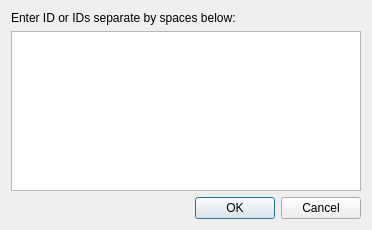
<?xml version="1.0" encoding="UTF-8"?>
<ui version="4.0">
 <class>QuickSelectDialog</class>
 <widget class="QDialog" name="QuickSelectDialog">
  <property name="geometry">
   <rect>
    <x>0</x>
    <y>0</y>
    <width>372</width>
    <height>230</height>
   </rect>
  </property>
  <property name="windowTitle">
   <string>Quick Select</string>
  </property>
  <layout class="QGridLayout" name="gridLayout">
   <item row="1" column="0">
    <widget class="QTextEdit" name="textSelect">
     <property name="font">
      <font>
       <pointsize>16</pointsize>
       <weight>75</weight>
       <bold>true</bold>
      </font>
     </property>
     <property name="acceptRichText">
      <bool>false</bool>
     </property>
    </widget>
   </item>
   <item row="2" column="0">
    <widget class="QDialogButtonBox" name="buttonBox">
     <property name="orientation">
      <enum>Qt::Horizontal</enum>
     </property>
     <property name="standardButtons">
      <set>QDialogButtonBox::Cancel|QDialogButtonBox::Ok</set>
     </property>
    </widget>
   </item>
   <item row="0" column="0">
    <widget class="QLabel" name="label">
     <property name="font">
      <font>
       <weight>50</weight>
       <bold>false</bold>
      </font>
     </property>
     <property name="text">
      <string>Enter ID or IDs separate by spaces below:</string>
     </property>
    </widget>
   </item>
  </layout>
 </widget>
 <resources/>
 <connections>
  <connection>
   <sender>buttonBox</sender>
   <signal>accepted()</signal>
   <receiver>QuickSelectDialog</receiver>
   <slot>accept()</slot>
   <hints>
    <hint type="sourcelabel">
     <x>248</x>
     <y>254</y>
    </hint>
    <hint type="destinationlabel">
     <x>157</x>
     <y>274</y>
    </hint>
   </hints>
  </connection>
  <connection>
   <sender>buttonBox</sender>
   <signal>rejected()</signal>
   <receiver>QuickSelectDialog</receiver>
   <slot>reject()</slot>
   <hints>
    <hint type="sourcelabel">
     <x>316</x>
     <y>260</y>
    </hint>
    <hint type="destinationlabel">
     <x>286</x>
     <y>274</y>
    </hint>
   </hints>
  </connection>
 </connections>
</ui>
